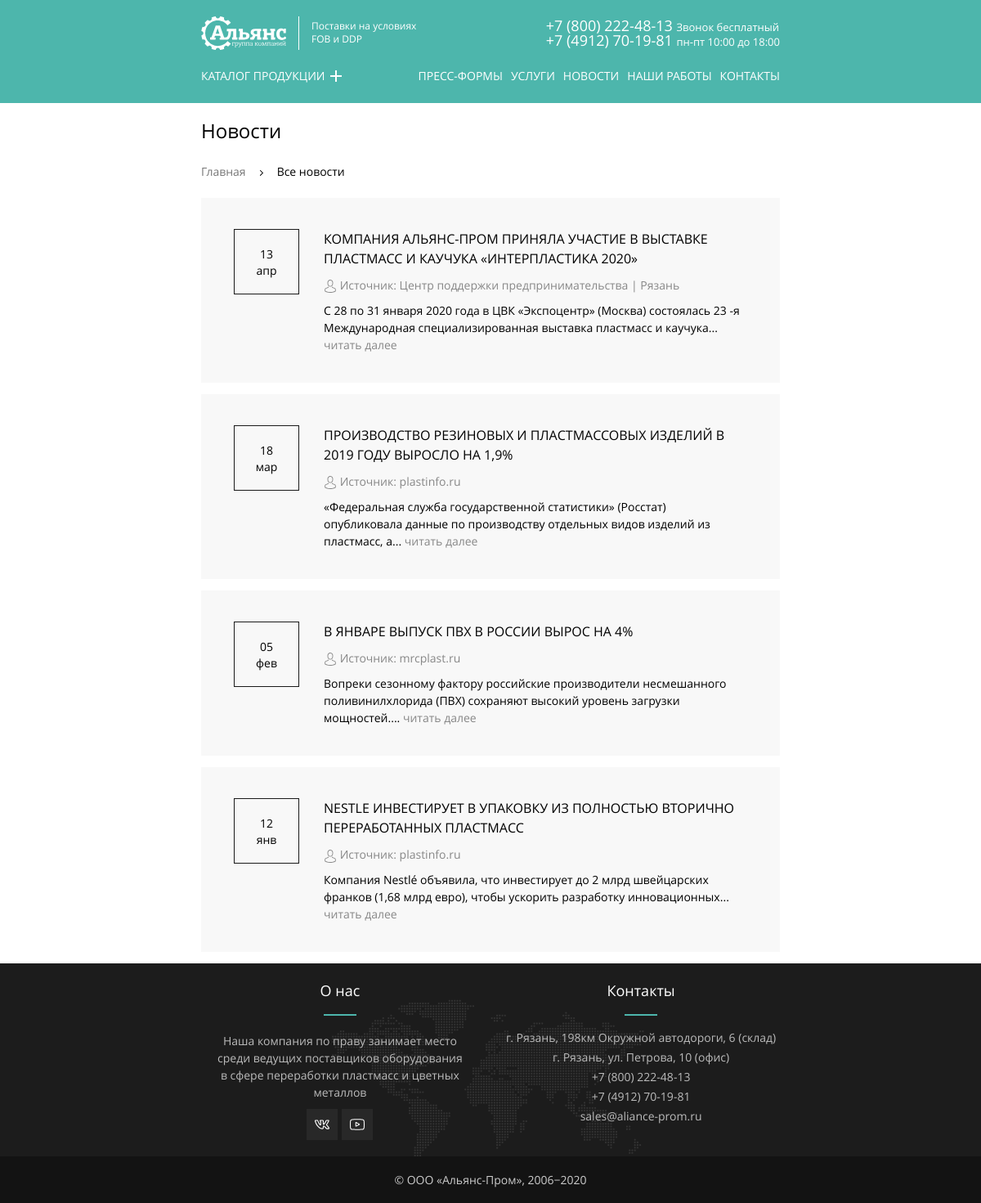
The app's page /?view=news with its own data.
### tables this page shows
CREATE TABLE news (
  id INT AUTO_INCREMENT PRIMARY KEY,
  created_at TIMESTAMP NOT NULL DEFAULT CURRENT_TIMESTAMP,
  news_date DATE NOT NULL,
  title VARCHAR(128) NOT NULL UNIQUE,
  author VARCHAR(128) NOT NULL,
  author_link VARCHAR(128) NOT NULL,
  small_content LONGTEXT,
  content LONGTEXT,
  seo_title VARCHAR(255),
  seo_description VARCHAR(255)
);

### parts/database.php (called while the page is built, shortened)
<?php
function fetchData($link, $sql): array
{
    $result = mysqli_query($link, $sql) or die(mysqli_error($link));
    return mysqli_fetch_all($result, MYSQLI_ASSOC);
}
function getAllNews($link): array
{
    $sql = "SELECT id, news_date, title, author, created_at, content, small_content, seo_title, seo_description FROM news";
    return fetchData($link, $sql);
}

### views/pages/news.php (the view, shortened to what this page needs)
<div class="container">
  <h1 class="main-title">Новости</h1>
  <ul class="breadcrumbs-list">
    <li class="breadcrumbs-list__item">
      <a class="breadcrumbs-list__link" href="index.php">Главная</a>
    </li>
    <li class="breadcrumbs-list__item">
      <a class="breadcrumbs-list__link" href="?view=news">Все новости</a>
    </li>
  </ul>
  <ul class="news-list page-news-list">
    <?php foreach ($data as $news): ?>
      <li class="news-list__item">
        <div class="news-list__inner">
          <div class="news__date"><?= date("d", strtotime($news['news_date']))  ?><br><?= get_month($news['news_date']); ?></div>
          <h3 class="news__title">
            <a href="?view=news-page&id=<?= $news['id'] ?>" class="news__link"><?=  $news['title']; ?></a>
          </h3>
          <p class="news__meta">
            <svg class="news__img" viewBox="0 0 482.9 482.9">
              <use xlink:href="#avatar"></use>
            </svg>
            Источник: <?= $news['author']; ?>
          </p>
          <p class="news__text"><?= cutText( $news['small_content'],  $news['id'], 120, 'text'); ?></p>
        </div>
      </li>
    <?php endforeach; ?>
  </ul>
</div>

### parts/helpers.php (shortened to what this page needs)
<?php
function include_template($name, array $data = [])
{
    $name = 'views/pages/' . $name;
    extract($data);
    require $name;
    $result = ob_get_clean();
    return $result;
}
function get_month($date) {
    $date = date("m", strtotime($date));
    switch ($date) {
        case '01':
            return 'янв';
            break;
        case '02':
            return 'фев';
            break;
        case '03':
            return 'мар';
            break;
        case '04':
            return 'апр';
            break;
    }
}
function cutText(string $text, int $id, int $num_symbols, string $mode): string {
    $words = explode(" ", $text);
    $current_length = 0;
    $new_text_array = [];
    foreach ($words as $word) {
        $word_length = mb_strlen($word);
        $current_length = $current_length + $word_length;
        if ($current_length <= $num_symbols) {
            $new_text_array[] = $word;
        }
    }
    $new_text = implode(" ", $new_text_array);
    if ($mode == 'text') {
        return "<p class='news__text'>$new_text...<a class='news__more-link' href='?view=news-page&id=$id'> читать далее</a></p>";
    }
}

### css/style.css (style rules this page uses)
.main-title { font-size: 24px; font-weight: 400; }
.news-list { padding: 0; margin: 0; display: flex; flex-wrap: wrap; justify-content: space-between; }
.news-list__item { position: relative; display: block; width: 49%; margin-bottom: 2%; padding: 22px 40px; background: #f8f8f8; box-sizing: border-box; }
.news-list__inner { position: relative; display: block; padding-left: 110px; min-height: 80px; text-align: left; }
.news__date { position: absolute; left: 0; top: 0; width: 80px; height: 80px; padding: 20px 10px; text-align: center; line-height: 20px; font-weight: 700; border: 1px solid #1a1a1a; box-sizing: border-box; -webkit-transition: all .3s ease; }
.news__title { margin-bottom: 10px; font-size: 16px; text-transform: uppercase; }
.news__link { color: #000000; }
.news__more-link { color: #888888; }
.news__meta { margin-top: 0; margin-bottom: 10px; font-size: 14px; color: #888888; vertical-align: middle; -webkit-transition: all .3s ease; }
.news__text { margin: 0; font-size: 14px; }
.news__img { width: 16px; height: 16px; vertical-align:middle; fill: #888888; }
.page-news-list .news-list__item { width: 100%; }

### css/main.css (style rules this page uses)
html { height: 100%; width: 100%; box-sizing: border-box; }
body { margin: 0; padding: 0; font-weight: 400; font-size: 14px; line-height: 1.5; font-family: "OpenSans", "Arial", "Helvetica", sans-serif; color: #000000; }
h3 { font-size: 16px; font-weight: 400; }
a { color: #777777; text-decoration: none; }
ul { margin: 0; padding: 0; list-style: none; }
*, *::before, *::after { box-sizing: inherit; }
.container { margin-right: auto; margin-left: auto; padding-right: 20px; padding-left: 20px; }
@media (min-width: 768px) { .container { max-width: 768px; padding-right: 30px; padding-left: 30px; } }
.breadcrumbs-list { display: flex; flex-wrap: wrap; margin: 20px 0; }
.breadcrumbs-list__link { font-weight: 300; line-height: 24px; color: #777777; }
.breadcrumbs-list__item { position: relative; }
.breadcrumbs-list__item:not(:last-child) { position: relative; margin-right: 16px; padding-right: 22px; }
.breadcrumbs-list__item:not(:last-child)::before { content: ""; position: absolute; top: 50%; right: 0; width: 5px; height: 7px; margin-top: -2px; background-color: transparent; background-image: url("../img/nav-arrow.svg"); background-repeat: no-repeat; }
.breadcrumbs-list__item:last-child .breadcrumbs-list__link { color: #000000; pointer-events: none; }

### records on screen
news: news_date "13", news_date "апр", title "КОМПАНИЯ АЛЬЯНС-ПРОМ ПРИНЯЛА УЧАСТИЕ В ВЫСТАВКЕ ПЛАСТМАСС И КАУЧУКА «ИНТЕРПЛАСТИКА 2020»", author "Центр поддержки предпринимательства | Рязань", new_text "С 28 по 31 января 2020 года в ЦВК «Экспоцентр» (Москва) состоялась 23 -я Международная специализированная выставка пластмасс и каучука"
news: news_date "18", news_date "мар", title "ПРОИЗВОДСТВО РЕЗИНОВЫХ И ПЛАСТМАССОВЫХ ИЗДЕЛИЙ В 2019 ГОДУ ВЫРОСЛО НА 1,9%", author "plastinfo.ru", new_text "«Федеральная служба государственной статистики» (Росстат) опубликовала данные по производству отдельных видов изделий из пластмасс, а"
news: news_date "05", news_date "фев", title "В ЯНВАРЕ ВЫПУСК ПВХ В РОССИИ ВЫРОС НА 4%", author "mrcplast.ru", new_text "Вопреки сезонному фактору российские производители несмешанного поливинилхлорида (ПВХ) сохраняют высокий уровень загрузки мощностей."
news: news_date "12", news_date "янв", title "NESTLE ИНВЕСТИРУЕТ В УПАКОВКУ ИЗ ПОЛНОСТЬЮ ВТОРИЧНО ПЕРЕРАБОТАННЫХ ПЛАСТМАСС", author "plastinfo.ru", new_text "Компания Nestlé объявила, что инвестирует до 2 млрд швейцарских франков (1,68 млрд евро), чтобы ускорить разработку инновационных"
